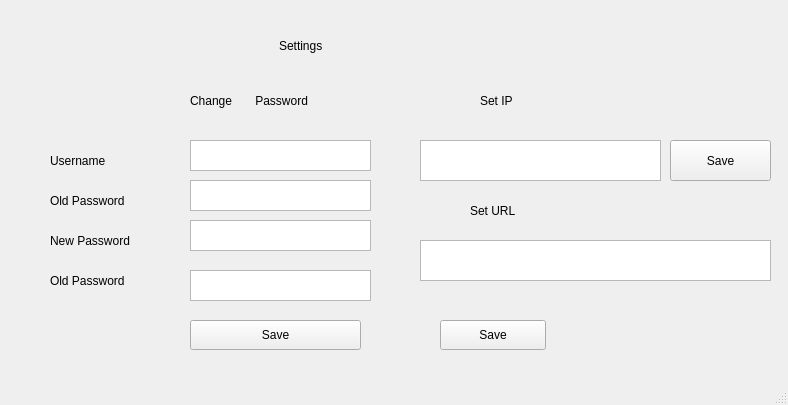
<?xml version="1.0" encoding="UTF-8"?>
<ui version="4.0">
 <class>MainWindow</class>
 <widget class="QMainWindow" name="MainWindow">
  <property name="geometry">
   <rect>
    <x>0</x>
    <y>0</y>
    <width>788</width>
    <height>405</height>
   </rect>
  </property>
  <property name="windowTitle">
   <string>MainWindow</string>
  </property>
  <widget class="QWidget" name="centralwidget">
   <widget class="QLabel" name="label">
    <property name="geometry">
     <rect>
      <x>279</x>
      <y>30</y>
      <width>121</width>
      <height>31</height>
     </rect>
    </property>
    <property name="text">
     <string>Settings</string>
    </property>
   </widget>
   <widget class="QLabel" name="label_2">
    <property name="geometry">
     <rect>
      <x>190</x>
      <y>90</y>
      <width>181</width>
      <height>21</height>
     </rect>
    </property>
    <property name="text">
     <string>Change       Password</string>
    </property>
   </widget>
   <widget class="QLabel" name="label_3">
    <property name="geometry">
     <rect>
      <x>50</x>
      <y>150</y>
      <width>121</width>
      <height>21</height>
     </rect>
    </property>
    <property name="text">
     <string>Username</string>
    </property>
   </widget>
   <widget class="QLabel" name="label_4">
    <property name="geometry">
     <rect>
      <x>50</x>
      <y>190</y>
      <width>121</width>
      <height>21</height>
     </rect>
    </property>
    <property name="text">
     <string>Old Password</string>
    </property>
   </widget>
   <widget class="QLabel" name="label_5">
    <property name="geometry">
     <rect>
      <x>50</x>
      <y>230</y>
      <width>121</width>
      <height>21</height>
     </rect>
    </property>
    <property name="text">
     <string>New Password</string>
    </property>
   </widget>
   <widget class="QLabel" name="label_6">
    <property name="geometry">
     <rect>
      <x>50</x>
      <y>270</y>
      <width>121</width>
      <height>21</height>
     </rect>
    </property>
    <property name="text">
     <string>Old Password</string>
    </property>
   </widget>
   <widget class="QTextEdit" name="textEdit">
    <property name="geometry">
     <rect>
      <x>190</x>
      <y>140</y>
      <width>181</width>
      <height>31</height>
     </rect>
    </property>
   </widget>
   <widget class="QTextEdit" name="textEdit_2">
    <property name="geometry">
     <rect>
      <x>190</x>
      <y>180</y>
      <width>181</width>
      <height>31</height>
     </rect>
    </property>
   </widget>
   <widget class="QTextEdit" name="textEdit_3">
    <property name="geometry">
     <rect>
      <x>190</x>
      <y>220</y>
      <width>181</width>
      <height>31</height>
     </rect>
    </property>
   </widget>
   <widget class="QTextEdit" name="textEdit_4">
    <property name="geometry">
     <rect>
      <x>190</x>
      <y>270</y>
      <width>181</width>
      <height>31</height>
     </rect>
    </property>
   </widget>
   <widget class="QPushButton" name="pushButton">
    <property name="geometry">
     <rect>
      <x>190</x>
      <y>320</y>
      <width>171</width>
      <height>30</height>
     </rect>
    </property>
    <property name="text">
     <string>Save</string>
    </property>
   </widget>
   <widget class="QLabel" name="label_7">
    <property name="geometry">
     <rect>
      <x>480</x>
      <y>90</y>
      <width>80</width>
      <height>21</height>
     </rect>
    </property>
    <property name="text">
     <string>Set IP</string>
    </property>
   </widget>
   <widget class="QTextEdit" name="textEdit_5">
    <property name="geometry">
     <rect>
      <x>420</x>
      <y>140</y>
      <width>241</width>
      <height>41</height>
     </rect>
    </property>
   </widget>
   <widget class="QLabel" name="label_8">
    <property name="geometry">
     <rect>
      <x>470</x>
      <y>200</y>
      <width>80</width>
      <height>21</height>
     </rect>
    </property>
    <property name="text">
     <string>Set URL</string>
    </property>
   </widget>
   <widget class="QTextEdit" name="textEdit_6">
    <property name="geometry">
     <rect>
      <x>420</x>
      <y>240</y>
      <width>351</width>
      <height>41</height>
     </rect>
    </property>
   </widget>
   <widget class="QPushButton" name="pushButton_2">
    <property name="geometry">
     <rect>
      <x>670</x>
      <y>140</y>
      <width>101</width>
      <height>41</height>
     </rect>
    </property>
    <property name="text">
     <string>Save</string>
    </property>
   </widget>
   <widget class="QPushButton" name="pushButton_3">
    <property name="geometry">
     <rect>
      <x>440</x>
      <y>320</y>
      <width>106</width>
      <height>30</height>
     </rect>
    </property>
    <property name="text">
     <string>Save</string>
    </property>
   </widget>
  </widget>
  <widget class="QStatusBar" name="statusbar"/>
 </widget>
 <resources/>
 <connections/>
</ui>
